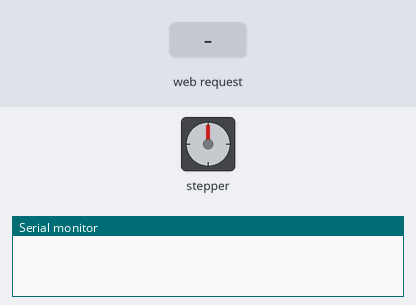
A program run on a simulated ESP32. Parts: stepper motor, the last lines printed to the serial monitor. Wiring (inferred from the names in the program): stepper motor (2048 steps per turn assumed): coils GPIO 16, GPIO 17, GPIO 18, GPIO 19. The test bench sets the inputs (shaded band). WiFi joins after 1.5 s; servers stay silent unless stated.

Above: at 0.1 s.
At 2.8 s:
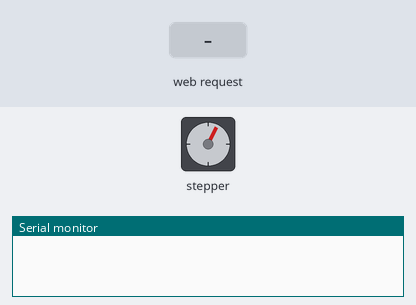
At 5.1 s:
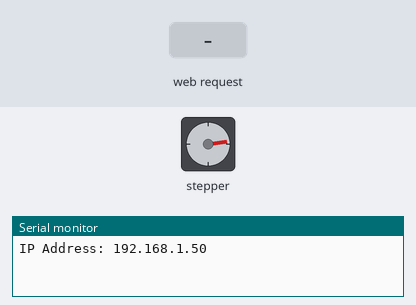
5.2 s: HTTP request GET /get received
Timing chart, 0 to 8.2 s (numbered marks = the images above; inputs shaded):
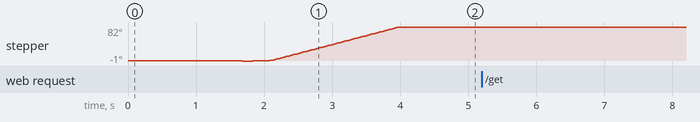

The program:

main.cpp
```cpp
#include "Arduino.h"
#include <WiFiManager.h>
#define WEBSERVER_H
#include "ESPAsyncWebServer.h"

AsyncWebServer server(80);
WiFiManager wifiManager;

const int maxRotationFastAdjust = 2000;
const int ADJUSTMENT_NUMBER = 1000;
int rotateSteps = 0;

// HTML web page to handle 3 input fields (input1, input2, input3)
const char index_html[] PROGMEM = R"rawliteral(
<!DOCTYPE HTML><html><head>
  <title>ESP Input Form</title>
  <meta name="viewport" content="width=device-width, initial-scale=1">
  </head><body>
  <form action="/get">
    Minutos: <input type="text" name="input1">
    <input type="submit" value="Ajustar">
</body></html>)rawliteral";

const char* PARAM_INPUT_1 = "input1";

// Please tune the following value if the clock gains or loses.
// Theoretically, standard of this value is 60000.
#define MILLIS_PER_MIN 60000 // milliseconds per a minute

// Motor and clock parameters
// 4096 * 110 / 8 = 56320
#define STEPS_PER_ROTATION 56320 // steps for a full turn of minute rotor

// wait for a single step of stepper
int delaytime = 2;

// ports used to control the stepper motor
// if your motor rotate to the opposite direction,
// change the order as {7, 6, 5, 4};
int port[4] = {16, 17, 18, 19};

// sequence of stepper motor control
int seq[8][4] = {
  {  LOW, HIGH, HIGH,  LOW},
  {  LOW,  LOW, HIGH,  LOW},
  {  LOW,  LOW, HIGH, HIGH},
  {  LOW,  LOW,  LOW, HIGH},
  { HIGH,  LOW,  LOW, HIGH},
  { HIGH,  LOW,  LOW,  LOW},
  { HIGH, HIGH,  LOW,  LOW},
  {  LOW, HIGH,  LOW,  LOW}
};

void rotate(int step) {
  static int phase = 0;
  int i, j;
  int delta = (step > 0) ? 1 : 7;
  int dt = 20;

  step = (step > 0) ? step : -step;
  for(j = 0; j < step; j++) {
    phase = (phase + delta) % 8;
    for(i = 0; i < 4; i++) {
      digitalWrite(port[i], seq[phase][i]);
    }
    delay(dt);
    if(dt > delaytime) dt--;
  }
  // power cut
  for(i = 0; i < 4; i++) {
    digitalWrite(port[i], LOW);
  }
}

void notFound(AsyncWebServerRequest *request) {
  request->send(404, "text/plain", "Not found");
}

void showWebPage()
{
  Serial.println();
  Serial.print("IP Address: ");
  Serial.println(WiFi.localIP());


    // Send web page with input fields to client
  server.on("/", HTTP_GET, [](AsyncWebServerRequest *request){
    request->send_P(200, "text/html", index_html);
  });

  // Send a GET request to <ESP_IP>/get?input1=<inputMessage>
  server.on("/get", HTTP_GET, [] (AsyncWebServerRequest *request) {
    String inputMessage;
    String inputParam;
    // GET input1 value on <ESP_IP>/get?input1=<inputMessage>
    if (request->hasParam(PARAM_INPUT_1)) {
      inputMessage = request->getParam(PARAM_INPUT_1)->value();
      inputParam = PARAM_INPUT_1;
      rotateSteps = inputMessage.toInt() * ADJUSTMENT_NUMBER;
    }

    else {
      inputMessage = "No message sent";
      inputParam = "none";
    }
    Serial.println(inputMessage);
    request->send(200, "text/html", "HTTP GET request sent to your ESP on input field ("
                                     + inputParam + ") with value: " + inputMessage +
                                     "<br><a href=\"/\">Return to Home Page</a>");
  });
  server.onNotFound(notFound);
  server.begin();
}

void setup() {
  //Serial.begin(115200);
  wifiManager.autoConnect("HollowClock");
  wifiManager.setHostname("HolloClock");


  pinMode(port[0], OUTPUT);
  pinMode(port[1], OUTPUT);
  pinMode(port[2], OUTPUT);
  pinMode(port[3], OUTPUT);
  rotate(-20); // for approach run
  rotate(20); // approach run without heavy load
  rotate(STEPS_PER_ROTATION / 60);
  showWebPage();
}

void rotateOnDemand() {
  if (rotateSteps != 0) {
    Serial.println("Rotate on demand. Minutes: ");
    Serial.println(rotateSteps);
    Serial.println();
    int cw = (rotateSteps > 0) ? 1 : -1; // clock wise
    int resto = rotateSteps / maxRotationFastAdjust;
    for (int i = 0; i < abs(resto); i++) {
      rotate(maxRotationFastAdjust * cw); // direction with cw
      Serial.println("rotating");
      delay(100);
    }
    rotateSteps =0;
  }
}

void loop() {
  static long prev_min = 0, prev_pos = 0;
  long min;
  static long pos;
  rotateOnDemand();
  min = millis() / MILLIS_PER_MIN;
  if(prev_min == min) {
    return;
  }
  prev_min = min;
  pos = (STEPS_PER_ROTATION * min) / 60;
  rotate(-20); // for approach run
  rotate(20); // approach run without heavy load
  rotate(pos - prev_pos);
  prev_pos = pos;

}
```
